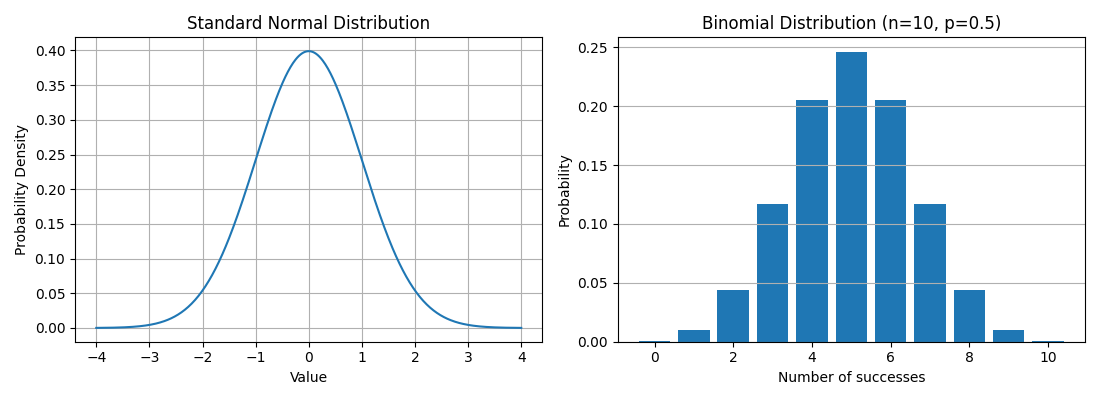

This chart was generated by the following Python code:

import numpy as np
import matplotlib.pyplot as plt
from scipy.stats import norm, binom

# Normal distribution
x = np.linspace(-4, 4, 500)
normal_pdf = norm.pdf(x, loc=0, scale=1)

# Binomial distribution: 10 trials, probability of success = 0.5
k = np.arange(0, 11)
binomial_pmf = binom.pmf(k, n=10, p=0.5)

print("Normal distribution: mean =", norm.mean(), ", standard deviation =", norm.std())
print("Binomial distribution: n=10, p=0.5")
print("Probabilities for 0 to 10 successes:\n", np.round(binomial_pmf, 4))

# Bayes' theorem example: disease testing
p_disease = 0.01                 # Prior probability
p_positive_given_disease = 0.95 # Sensitivity
p_positive_given_no_disease = 0.05

p_positive = (p_positive_given_disease * p_disease +
              p_positive_given_no_disease * (1 - p_disease))
p_disease_given_positive = (
    p_positive_given_disease * p_disease / p_positive
)

print("\nBayes' theorem example:")
print(f"P(Disease | Positive) = {p_disease_given_positive:.4f}")
print(f"Posterior probability = {p_disease_given_positive * 100:.2f}%")

# Plot distributions
fig, axes = plt.subplots(1, 2, figsize=(11, 4))
axes[0].plot(x, normal_pdf)
axes[0].set_title("Standard Normal Distribution")
axes[0].set_xlabel("Value")
axes[0].set_ylabel("Probability Density")
axes[0].grid(True)

axes[1].bar(k, binomial_pmf)
axes[1].set_title("Binomial Distribution (n=10, p=0.5)")
axes[1].set_xlabel("Number of successes")
axes[1].set_ylabel("Probability")
axes[1].grid(axis="y")
plt.tight_layout()
plt.show()
